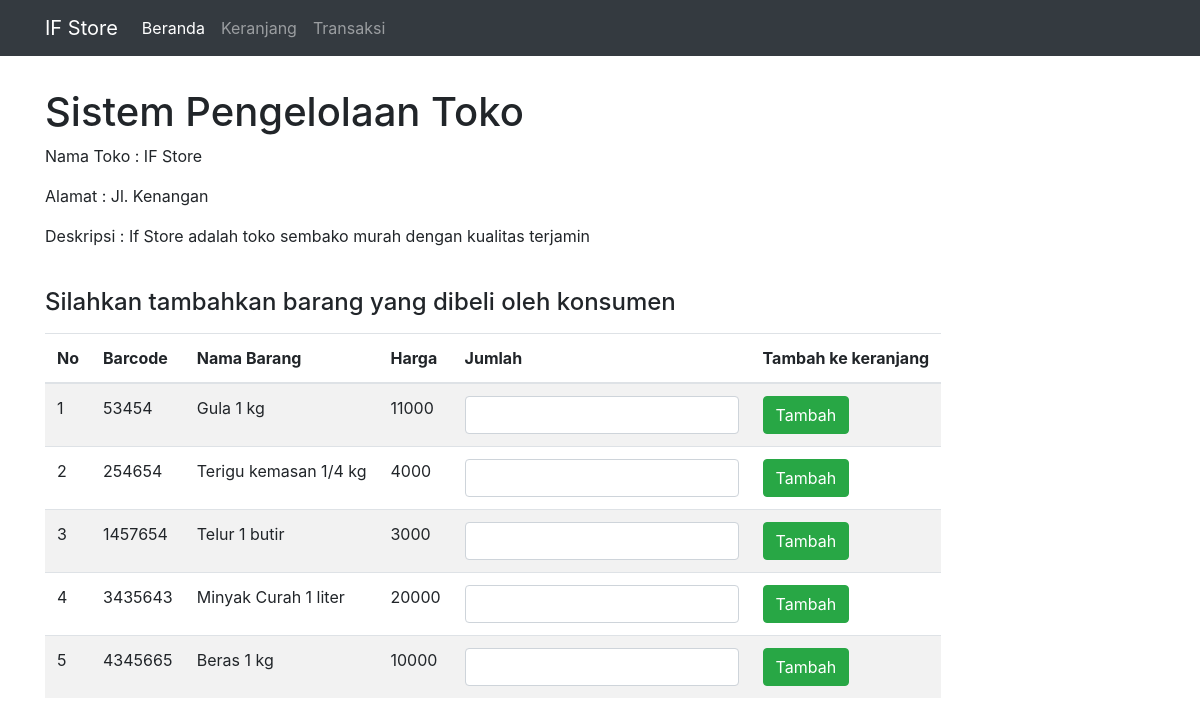
The page / on the database its author committed.
### tables this page shows
CREATE TABLE `barang` (
  `uidbarang` int(11) NOT NULL,
  `namabarang` varchar(30) NOT NULL,
  `hargabarang` int(11) NOT NULL
);

### index.php (the view, shortened to what this page needs)
<?php include 'template.php';
?>
<div class="container">
        <h1 class="mt-4 pt-2">Sistem Pengelolaan Toko</h1>
        <p>Nama Toko    : IF Store</p>
        <p>Alamat       : Jl. Kenangan</p>
        <p>Deskripsi    : If Store adalah toko sembako murah dengan kualitas terjamin</p>
        <br>
        <h4>Silahkan tambahkan barang yang dibeli oleh konsumen</h4>
        <table class="mt-3 table table-striped table-inverse table-responsive">
            <thead class="thead-inverse ">
                <tr>
                    <th>No</th>
                    <th>Barcode</th>
                    <th>Nama Barang</th>
                    <th>Harga</th>
                    <th>Jumlah</th>
                    <th>Tambah ke keranjang</th>
                </tr>
                </thead>
                <tbody>
                    <?php
                        $i=1;
                        $data = mysqli_query($koneksi,"SELECT * FROM barang");
                        while ($d = mysqli_fetch_array($data)) {
                    ?>
                    <tr>
                        <td scope="row"><?php echo $i;?></td>
                        <td><?php echo $d['uidbarang']; ?></td>
                        <td><?php echo $d['namabarang']; ?></td>
                        <td><?php echo $d['hargabarang']; ?></td>
                        <form action="insertcart.php" method="post" enctype="multipart/form-data">
                        <td>
                            <input type="number" class="form-control" name="jumlah" id="jumlah" >
                        </td>
                        <td> <button type="submit" class="btn btn-success">Tambah</button></td>
                            </form>
                        </tr>
                    <?php $i++; }?>
                </tbody>
        </table>
    </div>

### template.php (shortened to what this page needs)
<!doctype html>
<html lang="en">
  <head>
    <link rel="stylesheet" href="https://stackpath.bootstrapcdn.com/bootstrap/4.3.1/css/bootstrap.min.css">
  </head>
  <body>
      <nav class="navbar navbar-expand-sm navbar-dark bg-dark">
          <div class="container">
          <a class="navbar-brand" href="index.php">IF Store</a>
          <div class="collapse navbar-collapse" id="collapsibleNavId">
              <ul class="navbar-nav mr-auto mt-2 mt-lg-0">
                  <li class="nav-item active">
                      <a class="nav-link" href="index.php">Beranda <span class="sr-only">(current)</span></a>
                  </li>
                  <li class="nav-item">
                      <a class="nav-link" href="keranjang.php">Keranjang</a>
                  </li>
                  <li class="nav-item">
                      <a class="nav-link" href="transaksi.php">Transaksi</a>
                  </li>
              </ul>
              </div>
          </div>
      </nav>
  </body>
</html>

### rows shown on the page
barang: uidbarang "53454", namabarang "Gula 1 kg", hargabarang "11000"
barang: uidbarang "254654", namabarang "Terigu kemasan 1/4 kg", hargabarang "4000"
barang: uidbarang "1457654", namabarang "Telur 1 butir", hargabarang "3000"
barang: uidbarang "3435643", namabarang "Minyak Curah 1 liter", hargabarang "20000"
barang: uidbarang "4345665", namabarang "Beras 1 kg", hargabarang "10000"
